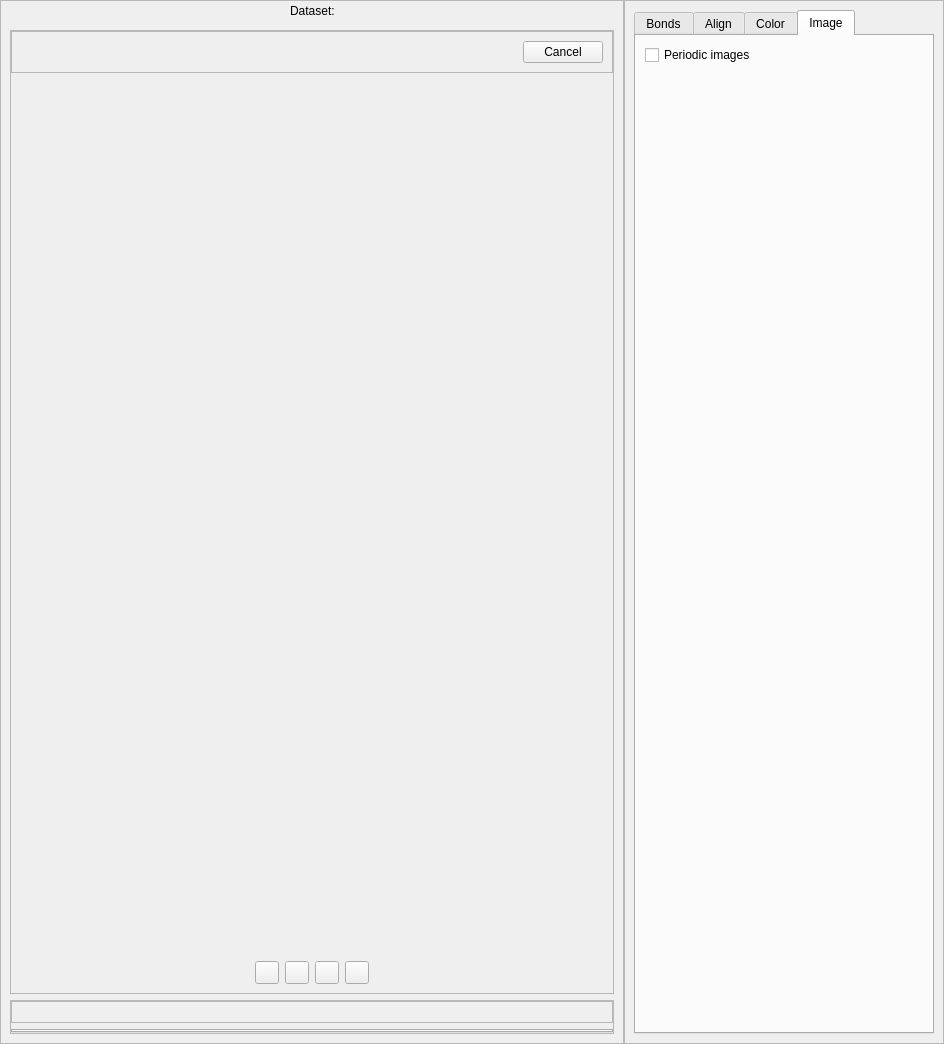
<?xml version="1.0" encoding="UTF-8"?>
<ui version="4.0">
 <class>Form</class>
 <widget class="QWidget" name="Form">
  <property name="geometry">
   <rect>
    <x>0</x>
    <y>0</y>
    <width>944</width>
    <height>1044</height>
   </rect>
  </property>
  <property name="windowTitle">
   <string>Form</string>
  </property>
  <layout class="QHBoxLayout" name="horizontalLayout_3" stretch="1,0">
   <property name="spacing">
    <number>0</number>
   </property>
   <property name="leftMargin">
    <number>0</number>
   </property>
   <property name="topMargin">
    <number>0</number>
   </property>
   <property name="rightMargin">
    <number>0</number>
   </property>
   <property name="bottomMargin">
    <number>0</number>
   </property>
   <item>
    <widget class="QFrame" name="leftContainer">
     <property name="frameShape">
      <enum>QFrame::StyledPanel</enum>
     </property>
     <property name="frameShadow">
      <enum>QFrame::Raised</enum>
     </property>
     <layout class="QVBoxLayout" name="verticalLayout_3">
      <property name="spacing">
       <number>0</number>
      </property>
      <property name="leftMargin">
       <number>0</number>
      </property>
      <property name="topMargin">
       <number>0</number>
      </property>
      <property name="rightMargin">
       <number>0</number>
      </property>
      <property name="bottomMargin">
       <number>0</number>
      </property>
      <item>
       <widget class="QWidget" name="header" native="true">
        <layout class="QHBoxLayout" name="headerLayout" stretch="1,0,1">
         <property name="leftMargin">
          <number>9</number>
         </property>
         <property name="topMargin">
          <number>0</number>
         </property>
         <property name="rightMargin">
          <number>9</number>
         </property>
         <property name="bottomMargin">
          <number>0</number>
         </property>
         <item>
          <spacer name="horizontalSpacer_4">
           <property name="orientation">
            <enum>Qt::Horizontal</enum>
           </property>
           <property name="sizeHint" stdset="0">
            <size>
             <width>40</width>
             <height>20</height>
            </size>
           </property>
          </spacer>
         </item>
         <item>
          <widget class="QLabel" name="datasetLabel">
           <property name="text">
            <string>Dataset:</string>
           </property>
          </widget>
         </item>
         <item>
          <spacer name="horizontalSpacer_3">
           <property name="orientation">
            <enum>Qt::Horizontal</enum>
           </property>
           <property name="sizeHint" stdset="0">
            <size>
             <width>352</width>
             <height>20</height>
            </size>
           </property>
          </spacer>
         </item>
        </layout>
       </widget>
      </item>
      <item>
       <widget class="QWidget" name="leftContent" native="true">
        <property name="minimumSize">
         <size>
          <width>100</width>
          <height>0</height>
         </size>
        </property>
        <layout class="QVBoxLayout" name="verticalLayout_2" stretch="1,0">
         <item>
          <widget class="QFrame" name="mainFrame">
           <property name="frameShape">
            <enum>QFrame::StyledPanel</enum>
           </property>
           <property name="frameShadow">
            <enum>QFrame::Raised</enum>
           </property>
           <layout class="QVBoxLayout" name="mainFrameLayout" stretch="0,1,0,0,0">
            <property name="leftMargin">
             <number>0</number>
            </property>
            <property name="topMargin">
             <number>0</number>
            </property>
            <property name="rightMargin">
             <number>0</number>
            </property>
            <property name="bottomMargin">
             <number>0</number>
            </property>
            <item>
             <widget class="QFrame" name="infoFrame">
              <property name="frameShape">
               <enum>QFrame::StyledPanel</enum>
              </property>
              <property name="frameShadow">
               <enum>QFrame::Raised</enum>
              </property>
              <layout class="QHBoxLayout" name="horizontalLayout_5">
               <item>
                <widget class="QLabel" name="currentAtomSelectionLabel">
                 <property name="text">
                  <string/>
                 </property>
                </widget>
               </item>
               <item>
                <spacer name="horizontalSpacer_6">
                 <property name="orientation">
                  <enum>Qt::Horizontal</enum>
                 </property>
                 <property name="sizeHint" stdset="0">
                  <size>
                   <width>40</width>
                   <height>20</height>
                  </size>
                 </property>
                </spacer>
               </item>
               <item>
                <widget class="QPushButton" name="cancelAtomSelectionButton">
                 <property name="text">
                  <string>Cancel</string>
                 </property>
                </widget>
               </item>
              </layout>
             </widget>
            </item>
            <item>
             <widget class="QWidget" name="plot3dPH" native="true">
              <property name="styleSheet">
               <string notr="true"/>
              </property>
             </widget>
            </item>
            <item>
             <widget class="QLabel" name="selectedIndicesLabel">
              <property name="text">
               <string/>
              </property>
              <property name="alignment">
               <set>Qt::AlignCenter</set>
              </property>
             </widget>
            </item>
            <item>
             <widget class="QLabel" name="nFramesLabel">
              <property name="text">
               <string/>
              </property>
              <property name="alignment">
               <set>Qt::AlignCenter</set>
              </property>
             </widget>
            </item>
            <item>
             <widget class="QWidget" name="toolbar" native="true">
              <layout class="QHBoxLayout" name="horizontalLayout">
               <item>
                <spacer name="horizontalSpacer">
                 <property name="orientation">
                  <enum>Qt::Horizontal</enum>
                 </property>
                 <property name="sizeHint" stdset="0">
                  <size>
                   <width>275</width>
                   <height>20</height>
                  </size>
                 </property>
                </spacer>
               </item>
               <item>
                <widget class="QToolButton" name="leftButton">
                 <property name="text">
                  <string/>
                 </property>
                </widget>
               </item>
               <item>
                <widget class="QToolButton" name="startButton">
                 <property name="text">
                  <string/>
                 </property>
                </widget>
               </item>
               <item>
                <widget class="QToolButton" name="pauseButton">
                 <property name="text">
                  <string/>
                 </property>
                </widget>
               </item>
               <item>
                <widget class="QToolButton" name="rightButton">
                 <property name="text">
                  <string/>
                 </property>
                </widget>
               </item>
               <item>
                <spacer name="horizontalSpacer_2">
                 <property name="orientation">
                  <enum>Qt::Horizontal</enum>
                 </property>
                 <property name="sizeHint" stdset="0">
                  <size>
                   <width>275</width>
                   <height>20</height>
                  </size>
                 </property>
                </spacer>
               </item>
              </layout>
             </widget>
            </item>
           </layout>
          </widget>
         </item>
         <item>
          <widget class="QFrame" name="bottomFrame">
           <property name="frameShape">
            <enum>QFrame::StyledPanel</enum>
           </property>
           <property name="frameShadow">
            <enum>QFrame::Raised</enum>
           </property>
           <layout class="QVBoxLayout" name="verticalLayout_5">
            <property name="leftMargin">
             <number>0</number>
            </property>
            <property name="topMargin">
             <number>0</number>
            </property>
            <property name="rightMargin">
             <number>0</number>
            </property>
            <property name="bottomMargin">
             <number>0</number>
            </property>
            <item>
             <widget class="QFrame" name="bottomHeader">
              <property name="frameShape">
               <enum>QFrame::StyledPanel</enum>
              </property>
              <property name="frameShadow">
               <enum>QFrame::Raised</enum>
              </property>
              <layout class="QHBoxLayout" name="bottomHeaderLayout">
               <property name="leftMargin">
                <number>0</number>
               </property>
               <property name="topMargin">
                <number>0</number>
               </property>
               <property name="rightMargin">
                <number>0</number>
               </property>
               <property name="bottomMargin">
                <number>0</number>
               </property>
               <item>
                <spacer name="horizontalSpacer_8">
                 <property name="orientation">
                  <enum>Qt::Horizontal</enum>
                 </property>
                 <property name="sizeHint" stdset="0">
                  <size>
                   <width>40</width>
                   <height>20</height>
                  </size>
                 </property>
                </spacer>
               </item>
              </layout>
             </widget>
            </item>
            <item>
             <widget class="QTabWidget" name="bottomTabWidget">
              <property name="currentIndex">
               <number>-1</number>
              </property>
             </widget>
            </item>
           </layout>
          </widget>
         </item>
        </layout>
       </widget>
      </item>
     </layout>
    </widget>
   </item>
   <item>
    <widget class="QFrame" name="rightContainer">
     <property name="frameShape">
      <enum>QFrame::StyledPanel</enum>
     </property>
     <property name="frameShadow">
      <enum>QFrame::Raised</enum>
     </property>
     <layout class="QVBoxLayout" name="rightContainerLayout">
      <item>
       <widget class="QTabWidget" name="sidebarWidget">
        <property name="minimumSize">
         <size>
          <width>300</width>
          <height>0</height>
         </size>
        </property>
        <property name="maximumSize">
         <size>
          <width>0</width>
          <height>16777215</height>
         </size>
        </property>
        <property name="currentIndex">
         <number>3</number>
        </property>
        <widget class="QWidget" name="bondsTab">
         <attribute name="title">
          <string>Bonds</string>
         </attribute>
         <layout class="QVBoxLayout" name="bondsTabLayout">
          <item>
           <widget class="QCheckBox" name="dynamicBondsCB">
            <property name="text">
             <string>Dynamic Bonds</string>
            </property>
            <property name="checked">
             <bool>true</bool>
            </property>
           </widget>
          </item>
          <item>
           <widget class="QFrame" name="frame">
            <property name="frameShape">
             <enum>QFrame::StyledPanel</enum>
            </property>
            <property name="frameShadow">
             <enum>QFrame::Raised</enum>
            </property>
            <layout class="QHBoxLayout" name="horizontalLayout_4">
             <property name="spacing">
              <number>0</number>
             </property>
             <property name="leftMargin">
              <number>0</number>
             </property>
             <property name="topMargin">
              <number>0</number>
             </property>
             <property name="rightMargin">
              <number>0</number>
             </property>
             <property name="bottomMargin">
              <number>0</number>
             </property>
             <item>
              <widget class="QLabel" name="bondsTextEditLabel">
               <property name="text">
                <string>Bonds:</string>
               </property>
              </widget>
             </item>
             <item>
              <spacer name="horizontalSpacer_5">
               <property name="orientation">
                <enum>Qt::Horizontal</enum>
               </property>
               <property name="sizeHint" stdset="0">
                <size>
                 <width>40</width>
                 <height>20</height>
                </size>
               </property>
              </spacer>
             </item>
             <item>
              <widget class="QPushButton" name="selectBondsButton">
               <property name="enabled">
                <bool>false</bool>
               </property>
               <property name="text">
                <string>Select</string>
               </property>
              </widget>
             </item>
            </layout>
           </widget>
          </item>
          <item>
           <spacer name="verticalSpacer">
            <property name="orientation">
             <enum>Qt::Vertical</enum>
            </property>
            <property name="sizeHint" stdset="0">
             <size>
              <width>20</width>
              <height>40</height>
             </size>
            </property>
           </spacer>
          </item>
         </layout>
        </widget>
        <widget class="QWidget" name="alignTab">
         <attribute name="title">
          <string>Align</string>
         </attribute>
         <layout class="QVBoxLayout" name="verticalLayout">
          <item>
           <widget class="QCheckBox" name="alignConfigsCB">
            <property name="text">
             <string>Align Configurations</string>
            </property>
           </widget>
          </item>
          <item>
           <widget class="QFrame" name="frame_2">
            <property name="frameShape">
             <enum>QFrame::StyledPanel</enum>
            </property>
            <property name="frameShadow">
             <enum>QFrame::Raised</enum>
            </property>
            <layout class="QHBoxLayout" name="horizontalLayout_6">
             <property name="leftMargin">
              <number>0</number>
             </property>
             <property name="topMargin">
              <number>0</number>
             </property>
             <property name="rightMargin">
              <number>0</number>
             </property>
             <property name="bottomMargin">
              <number>0</number>
             </property>
             <item>
              <widget class="QLabel" name="label">
               <property name="text">
                <string>Align along:</string>
               </property>
              </widget>
             </item>
             <item>
              <spacer name="horizontalSpacer_7">
               <property name="orientation">
                <enum>Qt::Horizontal</enum>
               </property>
               <property name="sizeHint" stdset="0">
                <size>
                 <width>40</width>
                 <height>20</height>
                </size>
               </property>
              </spacer>
             </item>
             <item>
              <widget class="QPushButton" name="selectAlignAtomsButton">
               <property name="enabled">
                <bool>false</bool>
               </property>
               <property name="text">
                <string>Select</string>
               </property>
              </widget>
             </item>
            </layout>
           </widget>
          </item>
          <item>
           <spacer name="verticalSpacer_2">
            <property name="orientation">
             <enum>Qt::Vertical</enum>
            </property>
            <property name="sizeHint" stdset="0">
             <size>
              <width>20</width>
              <height>40</height>
             </size>
            </property>
           </spacer>
          </item>
         </layout>
        </widget>
        <widget class="QWidget" name="colorTab">
         <attribute name="title">
          <string>Color</string>
         </attribute>
         <layout class="QVBoxLayout" name="verticalLayout_4">
          <item>
           <widget class="QComboBox" name="coloringComboBox">
            <item>
             <property name="text">
              <string>Atomic Color</string>
             </property>
            </item>
            <item>
             <property name="text">
              <string>Force Error</string>
             </property>
            </item>
           </widget>
          </item>
          <item>
           <widget class="QFrame" name="colorTabModelFrame">
            <property name="sizePolicy">
             <sizepolicy hsizetype="Preferred" vsizetype="Preferred">
              <horstretch>0</horstretch>
              <verstretch>0</verstretch>
             </sizepolicy>
            </property>
            <property name="minimumSize">
             <size>
              <width>0</width>
              <height>0</height>
             </size>
            </property>
            <property name="frameShape">
             <enum>QFrame::StyledPanel</enum>
            </property>
            <property name="frameShadow">
             <enum>QFrame::Raised</enum>
            </property>
            <layout class="QHBoxLayout" name="colorTabModelFrameLayout"/>
           </widget>
          </item>
          <item>
           <spacer name="verticalSpacer_3">
            <property name="orientation">
             <enum>Qt::Vertical</enum>
            </property>
            <property name="sizeHint" stdset="0">
             <size>
              <width>20</width>
              <height>876</height>
             </size>
            </property>
           </spacer>
          </item>
         </layout>
        </widget>
        <widget class="QWidget" name="imageTab">
         <attribute name="title">
          <string>Image</string>
         </attribute>
         <layout class="QVBoxLayout" name="imageTabLayout">
          <item>
           <widget class="QCheckBox" name="checkBox">
            <property name="text">
             <string>Periodic images</string>
            </property>
           </widget>
          </item>
          <item>
           <spacer name="verticalSpacer_4">
            <property name="orientation">
             <enum>Qt::Vertical</enum>
            </property>
            <property name="sizeHint" stdset="0">
             <size>
              <width>20</width>
              <height>40</height>
             </size>
            </property>
           </spacer>
          </item>
         </layout>
        </widget>
       </widget>
      </item>
     </layout>
    </widget>
   </item>
  </layout>
 </widget>
 <resources/>
 <connections/>
</ui>
